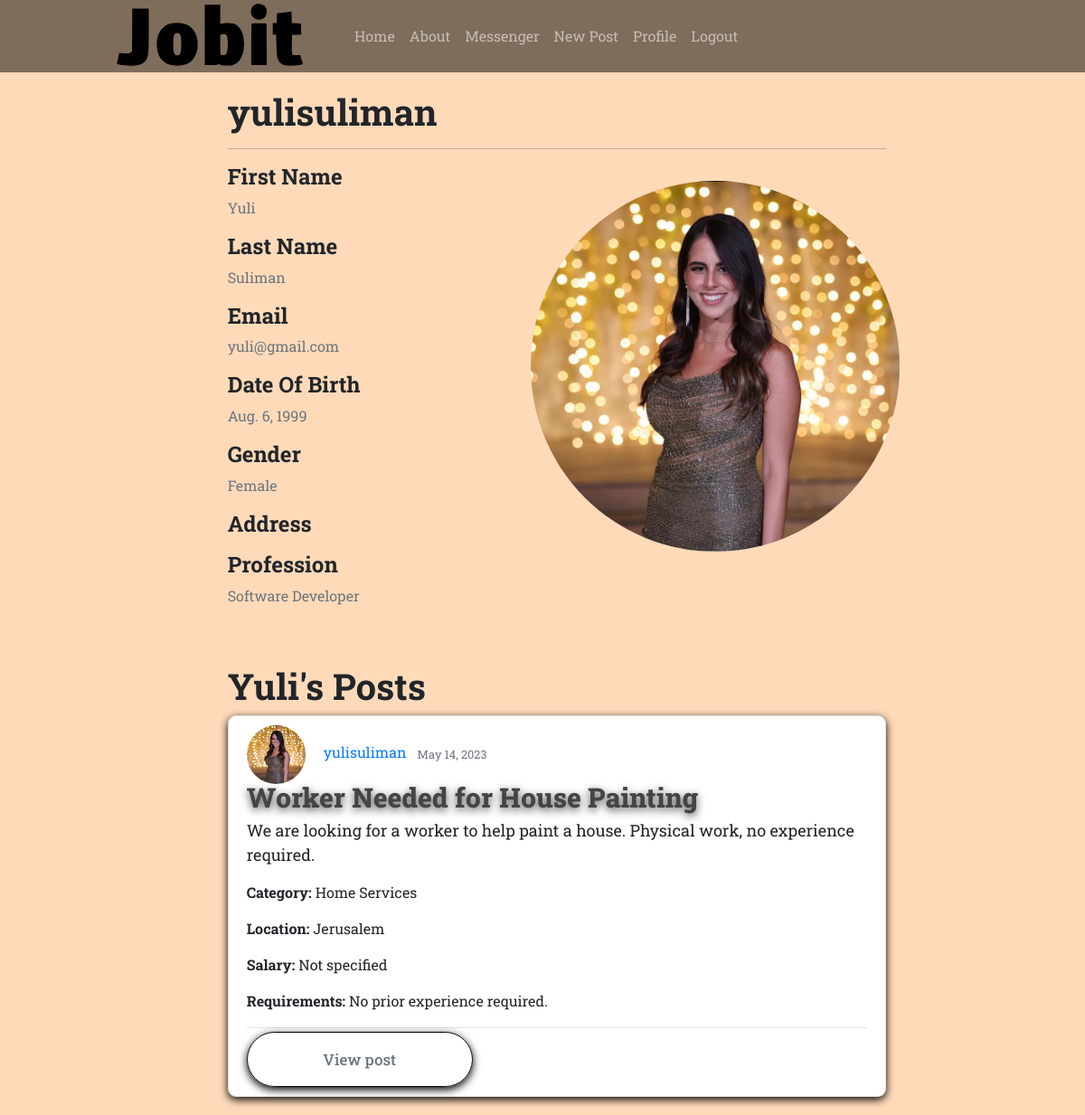
Page /profile/yulisuliman/ (signed in) on the committed database.
### users/models.py (models this page shows, shortened)
class Profile(models.Model):
    user = models.OneToOneField(User, on_delete=models.CASCADE)
    image = models.ImageField(default='default.jpg', upload_to='profile_pics')
    date_of_birth = models.DateField(default=date(2000, 1, 1))
    profession = models.CharField(max_length=100, default='')
    address = models.CharField(max_length=50, default='')
    gender = models.CharField(max_length=1, choices=GENDER_CHOICES)

### feed/models.py (models this page shows, shortened)
class Post(models.Model):
    title = models.CharField(max_length=100)
    content = models.TextField()
    category = models.CharField(max_length=100, default='Other')
    date_posted = models.DateTimeField(auto_now_add=True)
    author = models.ForeignKey(User, on_delete=models.CASCADE)
    location = models.CharField(max_length=100, default="")
    salary = models.CharField(max_length=100, default="", blank=True)
    requirements = models.TextField(default="")
    header_image = models.ImageField(blank=True, null=True, upload_to="images/")

### users/views.py (the view)
# urls.py: path('profile/<str:username>/', user_views.profile, name='profile'),
@login_required
def profile(request, username):
    user = get_object_or_404(User, username=username)
    posts_list = Post.objects.filter(author=user)
    return render(request, 'users/profile.html', {'user': user, 'posts_list': posts_list})

### users/templates/users/profile.html (shortened to what this page needs)
{% extends "feed/base.html" %}
{% load static %}
{% block content %}
    <div class="profile_section">
      <div class="media">
        <div class="media-body">
          <h2 class="account-heading">{{ user.username }}</h2>
          <hr>
          <h4>First Name</h4>
          <p class="text-secondary">{{ user.first_name }}</p>
          <h4>Last Name</h4>
          <p class="text-secondary">{{ user.last_name }}</p>
          <h4>Email</h4>
          <p class="text-secondary">{{ user.email}}</p>
         <h4>Date Of Birth</h4>
         <p class="text-secondary">{{ user.profile.date_of_birth }}</p>
        <h4>Gender</h4>
        {% if user.profile.gender is None %}
        <p class="text-secondary">Other</p>
        {% elif user.profile.gender == 'M' %}
         <p class="text-secondary">Male</p>
        {% elif user.profile.gender == 'F' %}
        <p class="text-secondary">Female</p>
        {% endif %}
          <h4>Address</h4>
          <h4>Profession</h4>
           {% if user.profile.profession %}
          <p class="text-secondary">{{user.profile.profession }}</p>
            {% else %}
               <p class="text-secondary">No profession</p>
           {% endif %}
        </div>
      </div>
    </div>
    <div class="image">
        <img src="{{ user.profile.image.url }}"/>
      </div>
	<br>
     <br>
     <h1>{{ user.first_name }}'s Posts </h1>
     {% for post in posts_list %}
     <article class="content-section">
      <div class="media-body">
          <div class="post-header">
              <div class="article-metadata">
                  <img class="rounded-circle article-img" src="{{ user.profile.image.url }}">
                  <a class="mr-2" href="/users/{{ post.author.username }}/">{{ post.author }}</a>
                  <small class="text-muted">{{ post.date_posted|date:"F d, Y" }}</small>
                  <h2 class="article-title">{{ post.title }}</h2>
                  <p class="article-content" style="font-size:18px">{{ post.content }}</p>
                  <p class="article-category"><strong>Category:</strong> {{ post.category }}</p>
                  <p class="article-location"><strong>Location:</strong> {{ post.location }}</p>
                  <p class="article-salary"><strong>Salary:</strong> {% if post.salary %}{{ post.salary }}{% else %}Not specified{% endif %}</p>
                  <p class="article-requirements"><strong>Requirements:</strong> {{ post.requirements }}</p>
              </div>
              <div class="menu-nav">
                  <div class="dropdown-container" tabindex="-1">
                      <div class="dropdown">
                          <a href="{% url 'post-detail' post.pk %}" class="btn btn-outline-secondary btn-light btn-sm" ><div>View post</div></a>
                      </div>
                   </div>
               </div>
          </div>
      </div>
  </article>
   {% endfor %}
{% endblock content %}

### rows in the picture
Post: profile.image (picture), author "yulisuliman", date_posted "May 14, 2023", title "Worker Needed for House Painting", content "We are looking for a worker to help paint a house. Physical work, no experience required.", category "Home Services", location "Jerusalem", salary "Not specified", requirements "No prior experience required."

### other values in the picture
{{ user.username }} "yulisuliman"
{{ user.first_name }} "Yuli"
{{ user.last_name }} "Suliman"
{{ user.email }} "yuli@gmail.com"
{{ user.profile.date_of_birth }} "Aug. 6, 1999"
{{ user.profile.profession }} "Software Developer"
